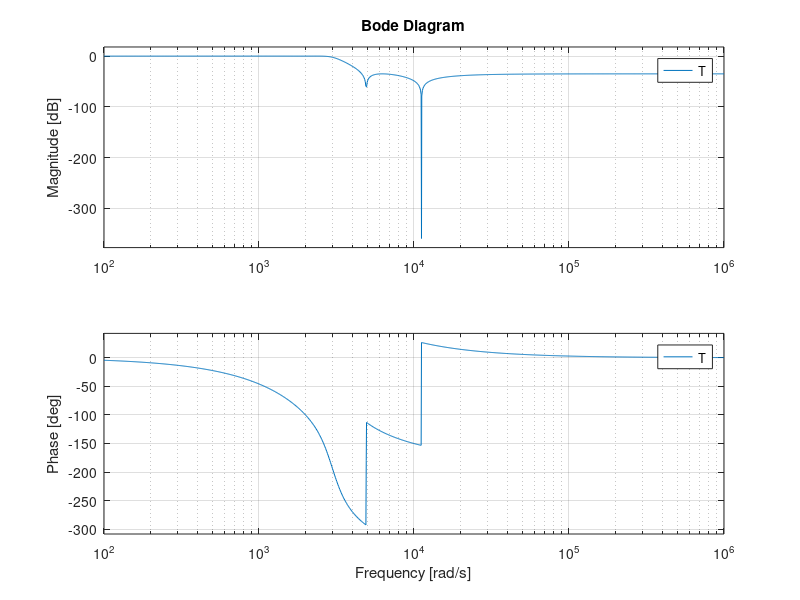
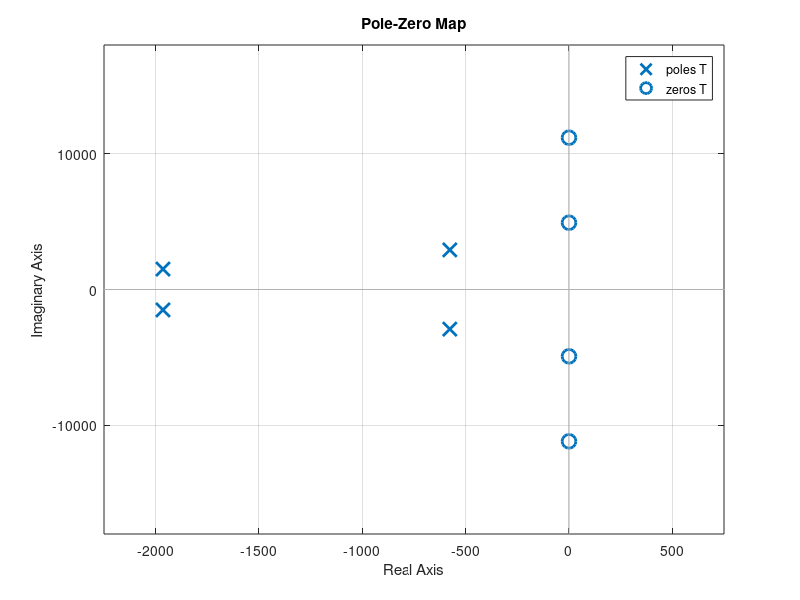

Source code (MATLAB) for these figures, in order:
alphamax=0.05;
alphamin=35;
Wp=2500;
Ws=1000;
[N,Wn]=ellipord(Wp,Ws,alphamax,alphamin,'s')
[b,a]=ellip(N,alphamax,alphamin,Wn,'s')
K=a(end)/b(end)
T=tf(K*b,a)
figure
bode(T)
figure
pzmap(T)
